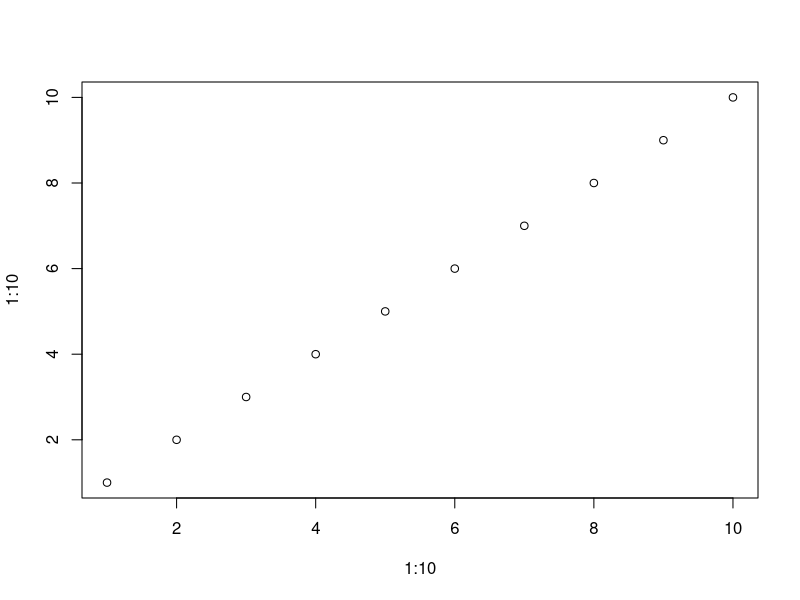
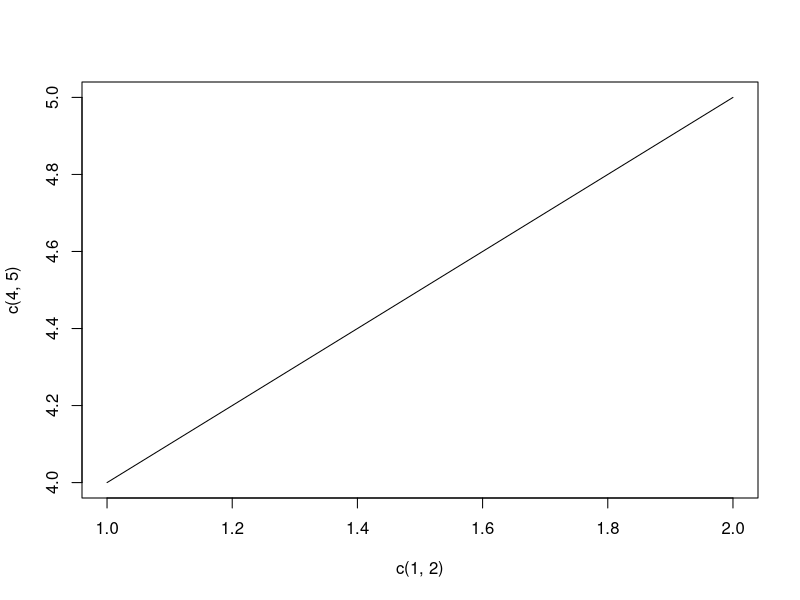

Write the R code that produced these figures, in order.
## ---- chunk 1
1 + 1
## ---- chunk 2
plot(1:10,1:10)

pdf("~/metekaanyuksel.github.io/assets/basic_plot.pdf", width = 7, height = 5)
plot(c(1,2),c(4,5), type = "l")
dev.off()
